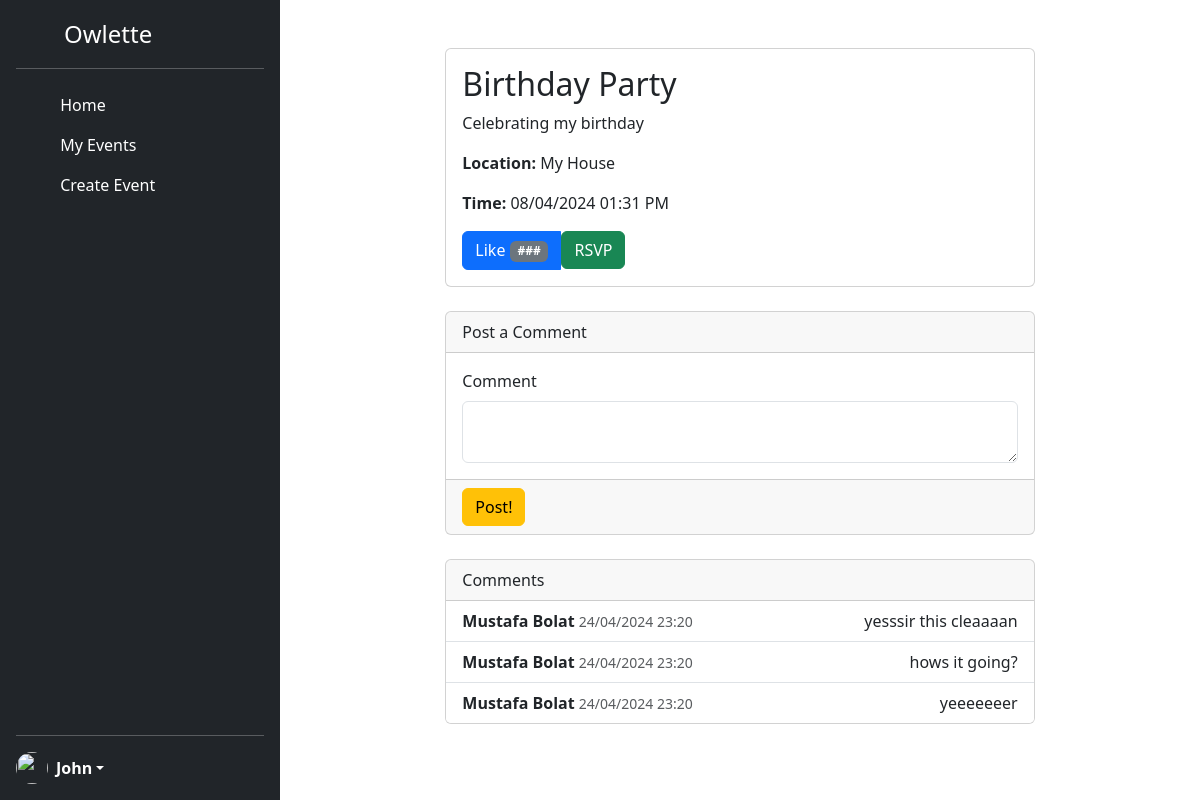
The app's page /eventview/1 (signed in) with its own data.
### models.py (models this page shows, shortened)
class User(db.Model, UserMixin):
    __tablename__ = 'user'
    userid = db.Column(db.Integer,
                   primary_key=True)
    username = db.Column(db.String(40),
                         nullable=False,
                         unique=True)
    email = db.Column(db.String(40),
                      unique=True,
                      nullable=False)
    password = db.Column(db.String(200),
                         unique=False,
                         nullable=False)
    firstname = db.Column(db.String(40),
                         nullable=False)
    lastname = db.Column(db.String(40),
                         nullable=False)
    bio = db.Column(db.String(255),
                         nullable=True)
    created_at = db.Column(db.DateTime,
                           nullable=False,
                           default=datetime.now(pytz.timezone('US/Eastern')))
    ismod = db.Column(db.Boolean,
                           default=False)
    posts = db.relationship('Event', backref='author', lazy='dynamic')

class Event(db.Model):
    __tablename__ = 'event'
    eventID = db.Column(db.Integer, primary_key=True)
    userID = db.Column(db.Integer, db.ForeignKey('user.userid'))
    title = db.Column(db.String(80))
    status = db.Column(db.String(80), default='active')
    description = db.Column(db.String(389))
    eventTime = db.Column(db.DateTime)
    location = db.Column(db.String(80))
    flairone_id = db.Column(db.Integer, db.ForeignKey('flair.flairID'))
    flairtwo_id = db.Column(db.Integer, db.ForeignKey('flair.flairID'))
    flarirthree_id = db.Column(db.Integer, db.ForeignKey('flair.flairID'))
    flairone = db.relationship('Flair', foreign_keys=[flairone_id])
    flairtwo = db.relationship('Flair', foreign_keys=[flairtwo_id])
    flarirthree = db.relationship('Flair', foreign_keys=[flarirthree_id])
    comments = db.relationship('Comment', backref='comments', lazy='dynamic')

class Comment(db.Model):
     __tablename__ = 'comment'
     commentID = db.Column(db.Integer, primary_key=True)
     userID = db.Column(db.Integer, db.ForeignKey('user.userid'))
     eventID = db.Column(db.Integer, db.ForeignKey('event.eventID'))
     message = db.Column(db.String(255))
     timestamp = db.Column(db.DateTime, default=datetime.now(pytz.timezone('US/Eastern')))
     author = db.Relationship('User', backref='author', lazy='joined')

### app.py (the view, shortened to what this page needs)
@app.route('/eventview/<int:eventID>', methods=['GET','POST'])
@login_required
def eventdetailview(eventID):
    form = commentForm(request.form)
    singleEvent = Event.query.get(eventID)
    flairName = singleEvent.flairone.name if singleEvent.flairone else "None"  # Retrieve the flairs for the event
    user_has_rsvped = RSVP.query.filter_by(userID=current_user.userid, eventID=eventID).first() is not None
    return render_template("eventdetailview.html", singleEvent=singleEvent, flairName=flairName,
                user_has_rsvped=user_has_rsvped, form=form)

### forms.py
class commentForm(FlaskForm):
    message = TextAreaField('Comment', validators=[DataRequired(), Length(max=255)])
    submit = SubmitField(label='Post!')

### app.py (called while the page is built)
@login_manager.user_loader
def load_user(userid):
    return User.query.get(int(userid))

### templates/eventdetailview.html (shortened to what this page needs)
{% extends "base.html" %}
{% block content %}
<div class="container">
    <div class="row">
      <div class="col-md-8 mx-auto mt-5">
        <div class="card">
          <div class="card-body">
            <h2 class="card-title">{{singleEvent.title}}</h2>
            <p class="card-text">{{singleEvent.description}}</p>
            <p class="card-text"><strong>Location:</strong> {{singleEvent.location}}</p>
            <p class="card-text"><strong>Time:</strong> {{singleEvent.eventTime.strftime(' %d/%m/%Y %I:%M %p')}}</p>
            <div class="btn-group" role="group" aria-label="Event Actions">
              <button type="button" class="btn btn-primary">
                Like <span class="badge text-bg-secondary">###</span>
              </button>
              <form action="{{ url_for('rsvp_to_event', event_id=singleEvent.eventID) }}" method="post">
                {% if user_has_rsvped %}
                <button type="submit" class="btn btn-danger">
                    <i class="fas fa-times"></i> Cancel RSVP
                </button>
                {% else %}
                <button type="submit" class="btn btn-success">
                     RSVP
                </button>
                {% endif %}
              </form>
            </div>
          </div>
        </div>
        <div class="card mt-4">
          <div class="card-header">
              <div class="col-auto me-auto">Post a Comment</div>
          </div>
          <div class='card-body'>
              <form method="POST">
                {{ form.message.label(class="form-label") }}
                {{ form.message(class="form-control")  }}
          </div>
          <div class='card-footer'>
            {{ form.submit(class="btn btn-warning") }}
          </div>
        </div>
        <div class="card mt-4">
          <div class="card-header">
            Comments
          </div>
          <ul class="list-group list-group-flush">
            {% for comment in singleEvent.comments%}
            <li class="list-group-item">
              <div class="d-flex justify-content-between">
                <div>
                  <strong>{{comment.author.firstname}} {{comment.author.lastname}}</strong>
                  <small class="text-muted">{{ comment.timestamp.strftime(' %d/%m/%Y %H:%M ') }}</small>
                </div>
                <div>
                  <span>{{comment.message}}</span>
                </div>
              </div>
            </li>
            {% endfor %}
          </ul>
        </div>
      </div>
    </div>
  </div>
{% endblock %}

### templates/base.html (shortened to what this page needs)
<!DOCTYPE html>
<lang="en">
<head>
    <link rel="stylesheet" href="{{ url_for('static', filename='style.css') }}">
    <link href="https://cdn.jsdelivr.net/npm/bootstrap@5.3.3/dist/css/bootstrap.min.css" rel="stylesheet">
    <link href="https://cdn.jsdelivr.net/npm/bootstrap@5.3.3/dist/css/bootstrap.min.css" rel="stylesheet">
</head>
<body>
<div class="d-flex flex-row" style="">
  <div class="d-flex flex-column flex-shrink-0 p-3 text-white bg-dark" style="width: 280px; height: 100vh">
      <a href="/" class="d-flex align-items-center mb-3 mb-md-0 me-md-auto text-white text-decoration-none">
        <svg class="bi me-2" width="40" height="32"><use xlink:href="LOGO"/></svg>
        <span class="fs-4">Owlette</span>
      </a>
      <hr>
      <ul class="nav nav-pills flex-column mb-auto">
        <li class="nav-item">
          <a href="/home" class="nav-link text-white {{ 'active' if request.path == '/home' else '' }}"
          aria-current="page">
            <svg class="bi me-2" width="16" height="16"><use xlink:href="#home"/></svg>
            Home
          </a>
        </li>
       <li>
          <a href="/myevents" class="nav-link text-white {{ 'active' if request.path == '/myevents' else '' }}"
          aria-current="page">
            <svg class="bi me-2" width="16" height="16"><use xlink:href="#speedometer2"/></svg>
            My Events
          </a>
        </li>
        <li>
          <a href="/create-event" class="nav-link text-white {{ 'active' if request.path == '/create-event' else '' }}"
          aria-current="page">
            <svg class="bi me-2" width="16" height="16"><use xlink:href="#table"/></svg>
            Create Event
          </a>
        </li>
      </ul>
      <hr>
      <div class="dropdown">
        <a href="#" class="d-flex align-items-center text-white text-decoration-none dropdown-toggle" role="button" id="dropdownUser1" data-bs-toggle="dropdown" aria-haspopup="true" aria-expanded="false">
          <img src="https://github.com/mdo.png" alt="" width="32" height="32" class="rounded-circle me-2">
          {% if current_user.is_authenticated %}
            <strong>
                {{ current_user.firstname }}
            </strong>
          {% else %}
            <strong>
                User
            </strong>
          {% endif %}
        </a>
      </div>
  </div>
  {% block content %}
  {% endblock %}
</div>
</body>
</html>

### records on screen
User: firstname "John"
Event: title "Birthday Party", description "Celebrating my birthday", location "My House", eventTime "08/04/2024 01:31 PM"
Comment: author.firstname "Mustafa", author.lastname "Bolat", timestamp "24/04/2024 23:20", message "yesssir this cleaaaan"
Comment: author.firstname "Mustafa", author.lastname "Bolat", timestamp "24/04/2024 23:20", message "hows it going?"
Comment: author.firstname "Mustafa", author.lastname "Bolat", timestamp "24/04/2024 23:20", message "yeeeeeeer"
